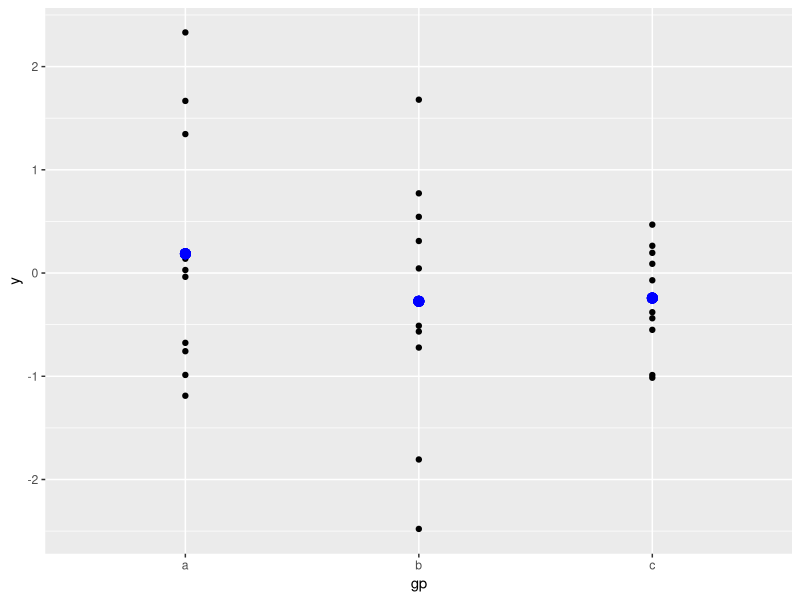

R code for this plot:
## ---- chunk 1
require(tidyverse)

# Generate some sample data, then compute mean and standard deviation
# in each group
df <- data.frame(
  gp = factor(rep(letters[1:3], each = 10)),
  y = rnorm(30)
)

ds <- do.call(rbind, lapply(split(df, df$gp), function(d) {
  data.frame(mean = mean(d$y), sd = sd(d$y), gp = d$gp)
}))


ggplot(df, aes(gp, y)) +
  geom_point() +
  geom_point(data = ds, aes(y = mean), colour = 'blue', size = 3)
